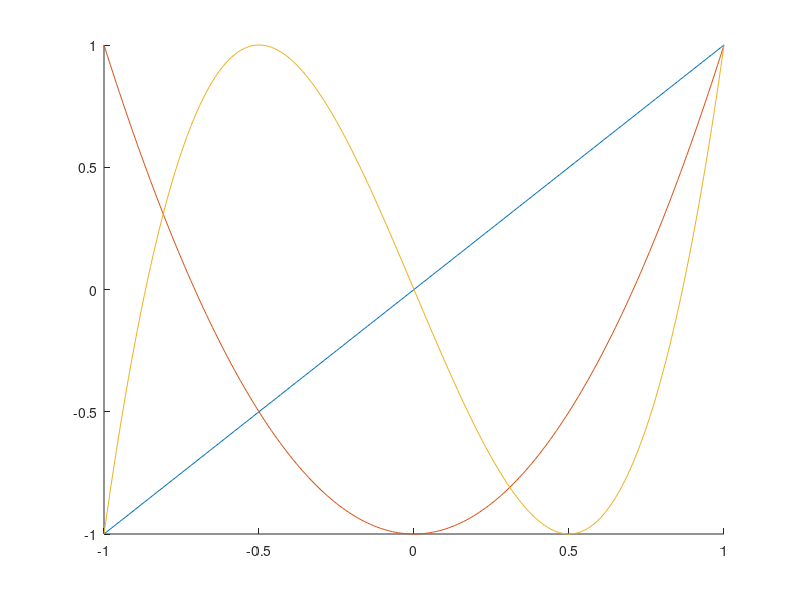

Source code (MATLAB):
x = -1:0.01:1;

hold on;

% a)
T1 = @(t) cos(1 .* acos(t));
plot(x, T1(x))

T2 = @(t) cos(2 .* acos(t));
plot(x, T2(x))

T3 = @(t) cos(3 .* acos(t));
plot(x, T3(x))

% b)
##function c = cheby(n, x)
##  if n == 0
##    c = 1;
##  elseif n == 1
##    c = x;
##  else 
##    c = 2 * x .* cheby(n - 1, x) - cheby(n - 2, x);
##  endif
##endfunction
##
##for n = 1:4
##  l = cheby(n, x);
##  plot(x, l)
## endfor